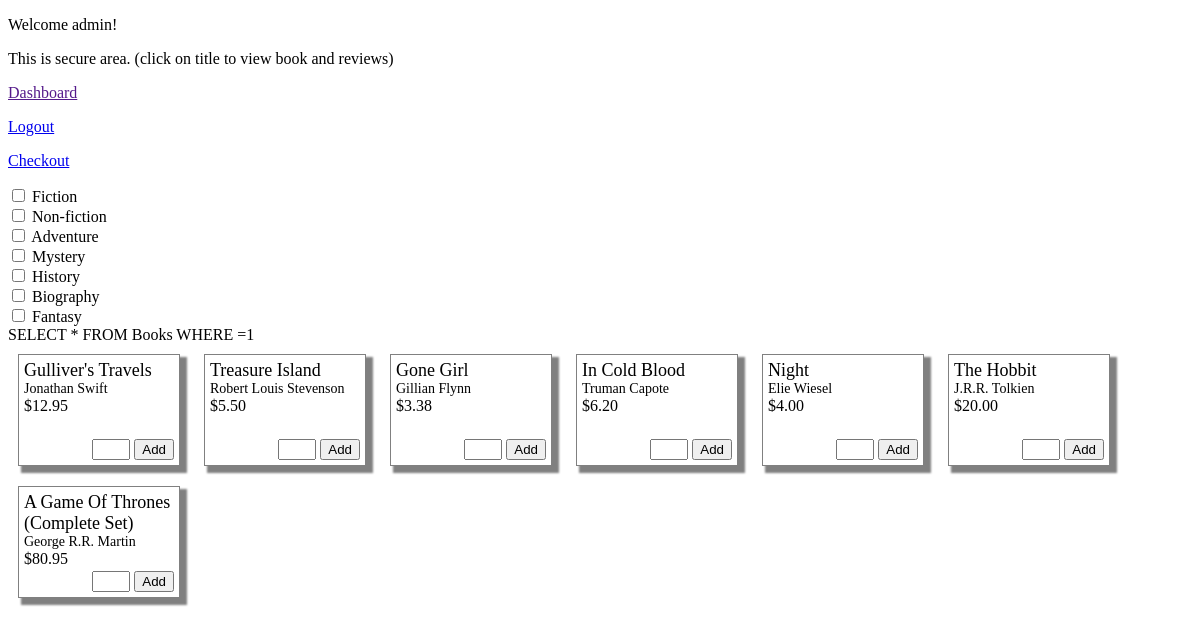
The app's page /Project/mainpage.php (signed in) with its own data.
### tables this page shows
CREATE TABLE Books (
	id INT PRIMARY KEY AUTO_INCREMENT,
	title VARCHAR(255) NOT NULL,
	author VARCHAR(255) NOT NULL,
	price DECIMAL(6,2) NOT NULL,
	fiction BOOLEAN,
	nonfiction BOOLEAN,
	adventure BOOLEAN,
	mystery BOOLEAN,
	history BOOLEAN,
	biography BOOLEAN,
	fantasy BOOLEAN
);

### Project/mainpage.php (the view, shortened to what this page needs)
<?php
require('db.php');
$refine = $_GET["refine"];
?>
<!DOCTYPE html>
<html>
<head>
	<link rel="stylesheet" href="css/style.css" />
</head>
<body>
	<div class="form">
		<p>Welcome <?php echo $_SESSION['username']; ?>!</p>
		<p>This is secure area. (click on title to view book and reviews)</p>
		<p><a href="">Dashboard</a></p>
		<p><a href="logout.php">Logout</a></p>
		<p><a href="checkout.php">Checkout</a></p>
	</div>
	<div class="sidebar">
		<div>
			<input type="checkbox" id="fiction" onclick="refine()" <?php echo (in_array("fiction",$refine)? "checked='checked'" : ""); ?>> Fiction
		</div>
		<div>
			<input type="checkbox" id="nonfiction" onclick="refine()" <?php echo (in_array("nonfiction",$refine)? "checked='checked'" : ""); ?>> Non-fiction
		</div>
		<div>
			<input type="checkbox" id="adventure" onclick="refine()" <?php echo (in_array("adventure",$refine)? "checked='checked'" : ""); ?>> Adventure
		</div>
		<div>
			<input type="checkbox" id="mystery" onclick="refine()" <?php echo (in_array("mystery",$refine)? "checked='checked'" : ""); ?>> Mystery
		</div>
		<div>
			<input type="checkbox" id="history" onclick="refine()" <?php echo (in_array("history",$refine)? "checked='checked'" : ""); ?>> History
		</div>
		<div>
			<input type="checkbox" id="biography" onclick="refine()" <?php echo (in_array("biography",$refine)? "checked='checked'" : ""); ?>> Biography
		</div>
		<div>
			<input type="checkbox" id="fantasy" onclick="refine()" <?php echo (in_array("fantasy",$refine)? "checked='checked'" : ""); ?>> Fantasy
		</div>
	</div>
	<div>
		<?php echo "SELECT * FROM Books WHERE " . $refine[0] . "=1"; ?>
	</div>
	<div>
		<?php
			$query = "SELECT * FROM Books";
			$result = mysqli_query($con,$query);
			while($row = mysqli_fetch_assoc($result)) {
				?>
				<div class='book-item'>
					<div class='book-title' onclick="window.location.href = 'item.php?id=<?php echo $row["id"];?>'"><?php echo $row["title"]; ?></div>
					<div class='book-author'><?php echo $row["author"]; ?></div>
					<div class='book-price'>$<?php echo $row["price"]; ?></div>
					<form class='add-to-cart' method="post" action="<?php $_SERVER["REQUEST_URI"]; ?>">
						<input type='number' class='input-num' name='number' min="0">
						<input type='submit' value='Add'>
					</form>
				</div>
				<?php
			}
		?>
	</div>
</body>
</html>

### Project/css/style.css (style rules this page uses)
.book-item { display: inline-block; margin: 10px; width: 150px; height: 100px; vertical-align: top; border: 1px solid grey; box-shadow: 5px 5px 2px 2px grey; padding: 5px; position: relative; }
.book-title { font-size: 18px; }
.book-author { font-size: 14px; }
.input-num { width: 30px; }
.add-to-cart { position: absolute; bottom: 5px; right: 5px; }

### records on screen
books: title "Gulliver's Travels", author "Jonathan Swift", price "12.95"
books: title "Treasure Island", author "Robert Louis Stevenson", price "5.50"
books: title "Gone Girl", author "Gillian Flynn", price "3.38"
books: title "In Cold Blood", author "Truman Capote", price "6.20"
books: title "Night", author "Elie Wiesel", price "4.00"
books: title "The Hobbit", author "J.R.R. Tolkien", price "20.00"
books: title "A Game Of Thrones (Complete Set)", author "George R.R. Martin", price "80.95"

### other values on screen
$_SESSION['username'] "admin"
